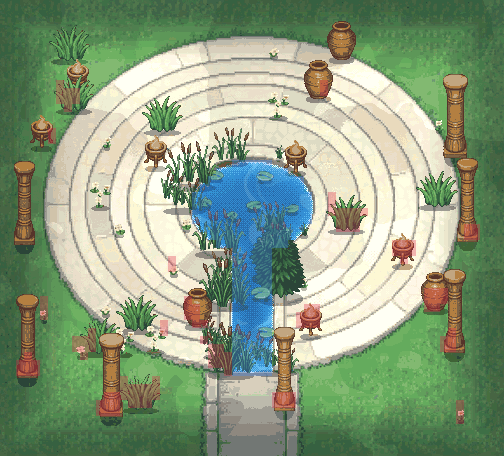

Rendered tile map (Tiled .tmx) drawn with the repository's tilesets; below, a short description and the full map source, tile grids included:
An orthogonal 63x57 tile map with 8x8 px tiles, 1 tile layer (collision_8px), 1 image layer.

<map version="1.10" tiledversion="1.10.2" orientation="orthogonal" renderorder="right-down" width="63" height="57" tilewidth="8" tileheight="8" infinite="0" nextlayerid="4" nextobjectid="1">
 <properties>
  <property name="moteur" value="RogueEssence / PMDO" />
  <property name="case_lecture_px" type="int" value="24" />
  <property name="viewport" value="320x240" />
 </properties>
 <tileset firstgid="1" source="brosse_collision.tsx" />
 <imagelayer id="1" name="fond">
  <image source="fond.png" width="504" height="456" />
 </imagelayer>
 <layer id="2" name="collision_8px" width="63" height="57" opacity="0.55">
  <data encoding="csv">
1,1,1,1,1,1,1,1,1,1,1,1,1,1,1,1,1,1,1,1,1,1,1,1,1,1,1,1,1,1,1,1,1,1,1,1,1,1,1,1,1,1,1,1,1,1,1,1,1,1,1,1,1,1,1,1,1,1,1,1,1,1,1,
1,1,1,1,1,1,1,1,1,1,1,1,1,1,1,1,1,1,1,1,1,1,1,1,1,1,1,1,1,1,1,1,1,1,1,1,1,1,1,1,1,1,1,1,1,1,1,1,1,1,1,1,1,1,1,1,1,1,1,1,1,1,1,
1,1,1,1,1,1,1,1,1,1,1,1,1,1,1,1,1,1,1,1,1,1,1,1,1,1,1,1,1,1,1,1,1,1,1,1,1,1,1,1,1,1,1,1,1,1,1,1,1,1,1,1,1,1,1,1,1,1,1,1,1,1,1,
1,1,1,1,1,1,1,1,1,1,1,1,1,1,1,1,1,1,1,1,1,1,1,1,1,1,1,1,1,1,1,1,1,1,1,1,1,1,1,1,1,1,1,1,1,1,1,1,1,1,1,1,1,1,1,1,1,1,1,1,1,1,1,
1,1,1,1,1,1,1,1,1,1,1,1,1,1,1,1,1,1,1,1,1,1,1,1,1,1,1,1,1,1,1,1,1,1,1,1,1,1,1,1,1,1,1,1,1,1,1,1,1,1,1,1,1,1,1,1,1,1,1,1,1,1,1,
1,1,1,1,1,1,1,1,1,1,1,1,1,1,1,1,1,1,1,1,1,1,1,1,1,1,1,1,1,1,1,1,1,1,1,1,1,1,1,1,1,1,1,1,1,1,1,1,1,1,1,1,1,1,1,1,1,1,1,1,1,1,1,
1,1,1,1,1,1,1,1,1,1,1,1,1,1,1,1,1,1,1,1,1,1,1,1,1,1,1,1,1,1,1,1,1,1,1,1,1,1,1,1,1,1,1,1,1,1,1,1,1,1,1,1,1,1,1,1,1,1,1,1,1,1,1,
1,1,1,1,1,1,1,1,1,1,1,1,1,1,1,1,1,1,1,1,1,1,1,1,1,1,1,1,1,1,1,1,1,1,1,1,1,1,1,1,1,1,1,1,1,1,1,1,1,1,1,1,1,1,1,1,1,1,1,1,1,1,1,
1,1,1,1,1,1,1,1,1,1,1,1,1,1,1,1,1,1,1,1,1,1,1,1,1,1,1,1,1,1,1,1,1,1,1,1,1,1,1,1,1,1,1,1,1,1,1,1,1,1,1,1,1,1,1,1,1,1,1,1,1,1,1,
1,1,1,1,1,1,1,1,1,1,1,1,1,1,1,1,1,1,1,1,1,1,1,1,1,1,1,1,1,1,1,1,1,1,1,1,1,1,1,1,1,1,1,1,1,1,1,1,1,1,1,1,1,1,1,1,1,1,1,1,1,1,1,
1,1,1,1,1,1,1,2,1,1,1,1,1,1,1,1,1,1,1,1,1,1,1,1,1,1,1,1,1,1,1,1,1,1,1,1,1,1,1,1,2,1,1,1,1,1,1,1,1,1,1,1,1,1,1,1,1,1,1,1,1,1,1,
1,1,1,1,1,1,1,2,2,2,1,1,1,1,1,1,1,1,1,1,1,1,1,1,1,1,1,1,1,1,1,1,1,1,1,1,1,1,1,1,2,1,1,1,1,1,1,1,1,1,1,1,1,1,1,1,1,1,1,1,1,1,1,
1,1,1,1,1,1,1,2,2,2,1,1,1,1,1,1,1,1,1,1,1,1,1,1,1,1,1,1,1,1,1,1,1,1,1,1,1,1,1,1,1,1,1,1,1,1,1,1,1,1,1,1,1,1,1,1,1,1,1,1,1,1,1,
1,1,1,1,1,1,1,1,2,1,1,1,1,1,1,1,1,1,1,1,1,1,1,1,1,1,1,1,1,1,1,1,1,1,1,1,1,1,1,1,1,1,1,1,1,1,1,1,1,1,1,1,1,1,1,1,1,1,1,1,1,1,1,
1,1,1,1,1,1,1,1,1,1,1,1,1,1,1,1,1,1,1,1,1,1,1,1,1,1,1,1,1,1,1,1,1,1,1,1,1,1,1,1,1,1,1,1,1,1,1,1,1,1,1,1,1,1,1,1,1,1,1,1,1,1,1,
1,1,1,1,1,1,1,1,1,1,1,1,1,1,1,1,1,1,1,1,1,1,1,1,1,1,1,1,1,1,1,1,1,1,1,1,1,1,1,1,1,1,1,1,1,1,1,1,1,1,1,1,1,1,1,1,1,1,1,1,1,1,1,
1,1,1,1,1,1,2,1,1,1,1,1,1,1,1,1,1,1,1,1,1,1,1,1,1,1,1,1,1,1,1,1,1,1,1,1,1,1,1,1,1,1,1,1,1,1,1,1,1,1,1,1,1,1,1,1,1,1,1,1,1,1,1,
1,1,1,1,1,1,2,1,1,1,1,1,1,1,1,1,1,1,1,1,1,1,1,1,1,1,1,1,1,1,1,1,1,1,1,1,1,1,1,1,1,1,1,1,1,1,1,1,1,1,1,1,1,1,1,1,1,1,1,1,1,1,1,
1,1,1,1,1,1,1,1,1,1,1,1,1,1,1,1,1,1,1,1,1,1,1,1,1,1,1,1,1,1,1,1,1,1,1,1,1,1,1,1,1,1,1,1,1,1,1,1,1,1,1,1,1,1,1,1,1,1,1,1,1,1,1,
1,1,1,1,1,1,1,1,1,1,1,1,1,1,1,1,1,1,1,1,1,1,1,1,1,1,1,1,1,1,1,1,1,1,1,1,1,1,1,1,1,1,1,1,1,1,1,1,1,1,1,1,1,1,1,1,1,1,1,1,1,1,1,
1,1,1,1,1,1,1,1,1,1,1,1,1,1,1,1,1,1,1,1,1,1,1,1,1,1,1,1,1,3,3,3,3,3,1,1,1,1,1,1,1,1,1,1,1,1,1,1,1,1,1,1,1,1,1,1,1,1,1,1,1,1,1,
1,1,1,1,1,1,1,1,1,1,1,1,1,1,1,1,1,1,1,1,1,1,1,1,1,1,1,3,3,3,3,3,3,3,3,3,1,1,1,1,1,1,1,1,1,1,1,1,1,1,1,1,1,1,1,1,1,1,1,1,1,1,1,
1,1,1,1,1,1,1,1,1,1,1,1,1,1,1,1,1,1,1,1,1,1,1,1,1,1,3,3,3,3,3,3,3,3,3,3,3,3,1,1,1,1,1,1,1,1,1,1,1,1,1,1,1,1,1,1,1,1,1,1,1,1,1,
1,1,1,1,1,1,1,1,1,1,1,1,1,1,1,1,1,1,1,1,1,1,1,1,1,3,3,3,3,3,3,3,3,3,3,3,3,3,1,1,1,1,1,1,1,1,1,1,1,1,1,1,1,1,1,1,1,1,1,1,1,1,1,
1,1,1,1,1,1,1,1,1,1,1,1,1,1,1,1,1,1,1,1,1,1,1,1,3,3,3,3,3,3,3,3,3,3,3,3,3,3,3,1,1,2,1,1,1,1,1,1,1,1,1,1,1,1,1,1,1,1,1,1,1,1,1,
1,1,1,1,1,1,1,1,1,1,1,1,1,1,1,1,1,1,1,1,1,1,1,1,3,3,3,3,3,3,3,3,3,3,3,3,3,3,3,1,1,2,1,1,1,1,1,1,1,1,1,1,1,1,1,1,1,1,1,1,1,1,1,
1,1,1,1,1,1,1,1,1,1,1,1,1,1,1,1,1,1,1,1,1,1,1,1,3,3,3,3,3,3,3,3,3,3,3,3,3,3,3,1,1,2,2,2,2,2,1,1,1,1,1,1,1,1,1,1,1,1,1,1,1,1,1,
1,1,1,1,1,1,1,1,1,1,1,1,1,1,1,1,1,1,1,1,1,1,1,1,3,3,3,3,3,3,3,3,3,3,3,3,3,3,3,1,1,1,2,2,2,1,1,1,1,1,1,1,1,1,1,1,1,1,1,1,1,1,1,
1,1,1,1,1,1,1,1,1,1,1,1,1,1,1,1,1,1,1,1,1,1,1,1,1,3,3,3,3,3,3,3,3,3,3,3,3,3,1,1,1,1,2,2,2,1,1,1,1,1,1,1,1,1,1,1,1,1,2,2,1,1,1,
1,1,1,1,1,1,1,1,1,1,1,1,1,1,1,1,1,1,1,1,1,1,1,1,1,1,3,3,3,3,3,3,3,3,3,3,3,1,1,1,1,1,1,1,1,1,1,1,1,1,1,1,1,1,1,1,1,1,2,2,1,1,1,
1,1,1,1,1,1,1,1,1,1,1,1,1,1,1,1,1,1,1,1,1,1,1,1,1,1,1,3,3,3,3,3,3,3,3,3,1,1,1,1,1,1,1,1,1,1,1,1,1,2,2,2,1,1,1,1,1,1,1,1,1,1,1,
1,1,1,1,1,1,1,1,1,1,1,1,1,1,1,1,1,1,1,1,1,1,1,1,1,1,1,1,1,3,3,3,3,3,1,1,1,1,1,1,1,1,1,1,1,1,1,1,1,2,2,2,1,1,1,1,1,1,1,1,1,1,1,
1,1,1,1,1,1,1,1,1,1,1,1,1,1,1,1,1,1,1,1,1,2,1,1,1,1,1,1,1,3,3,3,3,3,1,1,1,1,1,1,1,1,1,1,1,1,1,1,1,1,2,1,1,1,1,1,1,1,1,1,1,1,1,
1,1,1,1,1,1,1,1,1,1,1,1,1,1,1,1,1,1,1,1,1,2,1,1,1,1,1,1,1,3,3,3,3,3,1,1,1,1,1,1,1,1,1,1,1,1,1,1,1,1,1,1,1,1,1,1,1,1,1,1,1,1,1,
1,1,1,1,1,1,1,1,1,1,1,1,1,1,1,1,1,1,1,1,1,1,1,1,1,1,1,1,1,3,3,3,3,3,1,1,1,1,1,1,1,1,1,1,1,1,1,1,1,1,1,1,1,1,1,1,1,1,1,1,1,1,1,
1,1,1,1,1,1,1,1,1,1,1,1,1,1,1,1,1,1,1,1,1,1,1,1,1,1,1,1,1,3,3,3,3,3,1,1,1,1,1,1,1,1,1,1,1,1,1,1,1,1,1,1,1,1,1,1,1,1,1,1,1,1,1,
1,1,1,1,1,1,1,1,1,1,1,1,1,1,1,1,1,1,1,1,1,1,1,1,1,1,1,1,1,3,3,3,3,3,1,1,1,1,1,1,1,1,1,1,1,1,1,1,1,1,1,1,1,2,2,2,1,1,1,1,1,1,1,
1,1,1,1,1,2,1,1,1,1,1,1,1,1,1,1,1,1,1,1,1,1,1,2,1,1,1,1,1,3,3,3,3,3,1,1,1,1,1,1,1,1,1,1,1,1,1,1,1,1,1,1,1,2,2,2,1,1,1,1,1,1,1,
1,1,1,1,1,2,1,1,1,1,1,1,1,1,1,1,1,1,1,1,1,1,1,2,2,1,1,1,1,3,3,3,3,3,1,1,1,1,2,2,1,1,1,1,1,1,1,1,1,1,1,1,1,2,2,1,1,1,1,1,1,1,1,
1,1,1,1,1,2,1,1,1,1,1,1,1,1,1,1,1,1,1,1,1,1,1,2,2,1,1,1,1,3,3,3,3,3,1,1,1,2,2,2,1,1,1,1,1,1,1,1,1,1,1,1,1,1,1,1,1,1,1,1,1,1,1,
1,1,1,1,1,1,1,1,1,1,1,1,1,1,1,1,1,1,1,1,2,1,1,1,2,2,1,1,1,3,3,3,3,3,1,1,1,2,2,2,1,1,1,1,1,1,1,1,1,1,1,1,1,1,1,1,1,1,1,1,1,1,1,
1,1,1,1,1,1,1,1,1,1,1,2,1,1,1,1,1,1,1,1,2,1,1,1,1,1,1,1,1,3,3,3,3,3,1,1,1,1,1,1,1,1,1,1,1,1,1,1,1,1,1,1,1,1,1,1,2,1,1,1,1,1,1,
1,1,1,1,1,1,1,1,1,2,2,2,1,1,1,1,1,1,1,1,1,1,1,1,1,2,1,1,1,3,3,3,3,3,1,1,1,1,1,1,1,1,1,1,1,1,1,1,1,1,1,1,1,1,1,2,2,1,1,1,1,1,1,
1,1,1,1,1,1,1,1,1,2,2,2,1,1,1,1,1,1,1,1,1,1,1,1,1,1,2,2,1,3,3,3,3,3,1,1,1,1,1,1,1,1,1,1,1,1,1,1,1,1,1,1,1,1,1,2,2,1,1,1,1,1,1,
1,1,1,2,1,1,1,1,1,1,2,1,1,1,1,1,1,1,1,1,1,1,1,1,1,1,2,2,2,3,3,3,3,3,1,1,1,1,1,1,1,1,1,1,1,1,1,1,1,1,1,1,1,1,1,1,1,1,1,1,1,1,1,
1,1,2,2,2,1,1,1,1,1,1,1,1,1,1,1,1,1,1,1,1,1,1,1,1,1,2,2,2,3,3,3,3,3,1,1,1,1,1,1,1,1,1,1,1,1,1,1,1,1,1,1,1,1,1,1,1,1,1,1,1,1,1,
1,1,2,2,2,1,1,1,1,1,1,1,1,1,1,1,1,1,1,1,1,1,1,1,1,1,1,1,2,3,3,3,3,3,1,1,1,1,1,1,1,1,1,1,1,1,1,1,1,1,1,1,1,1,1,1,1,1,1,1,1,1,1,
1,1,1,1,1,1,1,1,1,1,1,1,1,1,1,2,1,1,1,2,1,1,1,1,1,1,1,1,1,1,1,1,1,1,1,1,1,1,1,1,1,1,1,1,1,1,1,1,1,1,1,1,1,1,1,1,1,1,1,1,1,1,1,
1,1,1,1,1,1,1,1,1,1,1,1,1,1,1,2,2,2,2,2,1,1,1,1,1,1,1,1,1,1,1,1,1,1,1,1,1,1,1,1,1,1,1,1,1,1,1,1,1,1,1,1,1,1,1,1,1,1,1,1,1,1,1,
1,1,1,1,1,1,1,1,1,1,1,1,1,2,2,2,2,2,2,2,1,1,1,1,1,1,1,1,1,1,1,1,1,1,2,2,2,1,1,1,1,1,1,1,1,1,1,1,1,1,1,1,1,1,1,1,1,1,1,1,1,1,1,
1,1,1,1,1,1,1,1,1,1,1,1,2,2,2,1,2,2,2,1,1,1,1,1,1,1,1,1,1,1,1,1,1,1,2,2,2,1,1,1,1,1,1,1,1,1,1,1,1,1,1,1,1,1,1,1,1,2,1,1,1,1,1,
1,1,1,1,1,1,1,1,1,1,1,1,2,2,2,1,1,1,1,1,1,1,1,1,1,1,1,1,1,1,1,1,1,1,1,1,1,1,1,1,1,1,1,1,1,1,1,1,1,1,1,1,1,1,1,1,1,2,1,1,1,1,1,
1,1,1,1,1,1,1,1,1,1,1,1,1,1,1,1,1,1,1,1,1,1,1,1,1,1,1,1,1,1,1,1,1,1,1,1,1,1,1,1,1,1,1,1,1,1,1,1,1,1,1,1,1,1,1,1,1,2,1,1,1,1,1,
1,1,1,1,1,1,1,1,1,1,1,1,1,1,1,1,1,1,1,1,1,1,1,1,1,1,1,1,1,1,1,1,1,1,1,1,1,1,1,1,1,1,1,1,1,1,1,1,1,1,1,1,1,1,1,1,1,1,1,1,1,1,1,
1,1,1,1,1,1,1,1,1,1,1,1,1,1,1,1,1,1,1,1,1,1,1,1,1,1,1,1,1,1,1,1,1,1,1,1,1,1,1,1,1,1,1,1,1,1,1,1,1,1,1,1,1,1,1,1,1,1,1,1,1,1,1,
1,1,1,1,1,1,1,1,1,1,1,1,1,1,1,1,1,1,1,1,1,1,1,1,1,1,1,1,1,1,1,1,1,1,1,1,1,1,1,1,1,1,1,1,1,1,1,1,1,1,1,1,1,1,1,1,1,1,1,1,1,1,1,
1,1,1,1,1,1,1,1,1,1,1,1,1,1,1,1,1,1,1,1,1,1,1,1,1,1,1,1,1,1,1,1,1,1,1,1,1,1,1,1,1,1,1,1,1,1,1,1,1,1,1,1,1,1,1,1,1,1,1,1,1,1,1
  </data>
 </layer>
</map>
